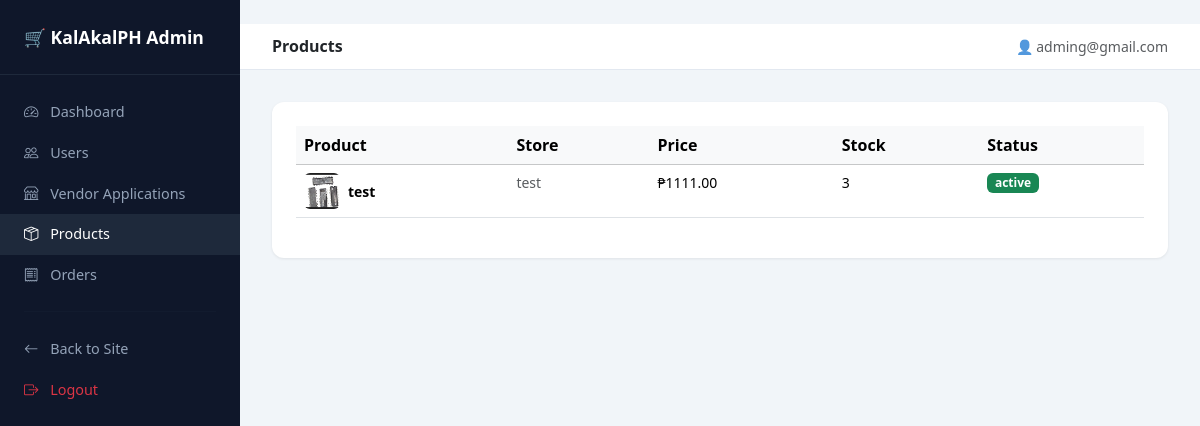
/vendors/superadmin/products/ (signed in), run on the app's committed database.
### apps/users/models.py (models this page shows, shortened)
class User(AbstractUser):
    BUYER = 'buyer'
    VENDOR = 'vendor'
    ROLE_CHOICES = [(BUYER, 'Buyer'), (VENDOR, 'Vendor')]
    email = models.EmailField(unique=True)
    role = models.CharField(max_length=10, choices=ROLE_CHOICES, default=BUYER)
    avatar = models.ImageField(upload_to='avatars/', blank=True, null=True)
    bio = models.TextField(blank=True)
    phone = models.CharField(max_length=20, blank=True)
    is_verified = models.BooleanField(default=False)
    date_joined = models.DateTimeField(auto_now_add=True)
    USERNAME_FIELD = 'email'
    REQUIRED_FIELDS = ['username']

### apps/products/models.py (models this page shows, shortened)
class Product(models.Model):
    DRAFT = 'draft'
    ACTIVE = 'active'
    PAUSED = 'paused'
    SOLD_OUT = 'sold_out'
    STATUS_CHOICES = [
        (DRAFT, 'Draft'), (ACTIVE, 'Active'),
        (PAUSED, 'Paused'), (SOLD_OUT, 'Sold Out'),
    ]
    PHYSICAL = 'physical'
    DIGITAL = 'digital'
    SERVICE = 'service'
    TYPE_CHOICES = [
        (PHYSICAL, 'Physical'), (DIGITAL, 'Digital'), (SERVICE, 'Service'),
    ]
    store = models.ForeignKey('vendors.Store', on_delete=models.CASCADE, related_name='products')
    category = models.ForeignKey(Category, on_delete=models.SET_NULL, null=True, related_name='products')
    name = models.CharField(max_length=255)
    slug = models.SlugField(unique=True, blank=True)
    description = models.TextField()
    product_type = models.CharField(max_length=10, choices=TYPE_CHOICES, default=PHYSICAL)
    status = models.CharField(max_length=10, choices=STATUS_CHOICES, default=DRAFT)
    price = models.DecimalField(max_digits=10, decimal_places=2)
    compare_at_price = models.DecimalField(max_digits=10, decimal_places=2, null=True, blank=True)
    cost_per_item = models.DecimalField(max_digits=10, decimal_places=2, null=True, blank=True)
    sku = models.CharField(max_length=100, blank=True)
    stock = models.PositiveIntegerField(default=0)
    track_inventory = models.BooleanField(default=True)
    weight = models.DecimalField(max_digits=6, decimal_places=2, null=True, blank=True)
    digital_file = models.FileField(upload_to='digital_products/', blank=True, null=True)
    tags = TaggableManager(blank=True)
    meta_title = models.CharField(max_length=255, blank=True)
    meta_description = models.TextField(blank=True)
    views = models.PositiveIntegerField(default=0)
    sales_count = models.PositiveIntegerField(default=0)
    rating = models.DecimalField(max_digits=3, decimal_places=2, default=0)
    review_count = models.PositiveIntegerField(default=0)
    is_featured = models.BooleanField(default=False)
    created_at = models.DateTimeField(auto_now_add=True)
    updated_at = models.DateTimeField(auto_now=True)
    class Meta:
        ordering = ['-created_at']

class ProductImage(models.Model):
    product = models.ForeignKey(Product, on_delete=models.CASCADE, related_name='images')
    image = models.ImageField(upload_to='products/')
    alt_text = models.CharField(max_length=255, blank=True)
    is_primary = models.BooleanField(default=False)
    order = models.PositiveIntegerField(default=0)
    class Meta:
        ordering = ['order']

### apps/vendors/models.py (models this page shows, shortened)
class Store(models.Model):
    PENDING = 'pending'
    APPROVED = 'approved'
    REJECTED = 'rejected'
    SUSPENDED = 'suspended'
    STATUS_CHOICES = [
        (PENDING, 'Pending'), (APPROVED, 'Approved'),
        (REJECTED, 'Rejected'), (SUSPENDED, 'Suspended'),
    ]
    owner = models.OneToOneField(settings.AUTH_USER_MODEL, on_delete=models.CASCADE, related_name='store')
    name = models.CharField(max_length=255)
    slug = models.SlugField(unique=True, blank=True)
    description = models.TextField(blank=True)
    logo = models.ImageField(upload_to='store_logos/', blank=True, null=True)
    banner = models.ImageField(upload_to='store_banners/', blank=True, null=True)
    status = models.CharField(max_length=10, choices=STATUS_CHOICES, default=PENDING)
    is_student = models.BooleanField(default=False)
    school = models.CharField(max_length=255, blank=True)
    rating = models.DecimalField(max_digits=3, decimal_places=2, default=0)
    total_sales = models.PositiveIntegerField(default=0)
    created_at = models.DateTimeField(auto_now_add=True)
    updated_at = models.DateTimeField(auto_now=True)

### apps/vendors/views.py (the view)
# urls.py: path('superadmin/products/', views.superadmin_products, name='superadmin_products'),
@staff_member_required
def superadmin_products(request):
    products = Product.objects.select_related('store', 'category').prefetch_related('images').order_by('-created_at')
    return render(request, 'superadmin/products.html', {'products': products})

### apps/orders/context_processors.py (called while the page is built)
def cart_context(request):
    cart_count = 0
    try:
        if request.user.is_authenticated:
            cart = Cart.objects.filter(user=request.user).first()
        else:
            session_key = request.session.session_key
            cart = Cart.objects.filter(session_key=session_key, user__isnull=True).first() if session_key else None
        if cart:
            cart_count = cart.item_count
    except Exception:
        pass
    return {'cart_count': cart_count}

### apps/orders/models.py (called while the page is built)
    @property
    def item_count(self):
        return self.items.aggregate(total=models.Sum('quantity'))['total'] or 0

### templates/superadmin/products.html (shortened to what this page needs)
﻿{% extends "superadmin/base_admin.html" %}
{% block nav_products %}active{% endblock %}
{% block page_title %}Products{% endblock %}
{% block content %}
<div class="stat-card">
  <table class="table table-hover">
    <thead class="table-light">
      <tr><th>Product</th><th>Store</th><th>Price</th><th>Stock</th><th>Status</th></tr>
    </thead>
    <tbody>
      {% for product in products %}
      <tr>
        <td>
          <div class="d-flex align-items-center gap-2">
            {% with product.images.first as img %}
              {% if img %}
                <img src="{{ img.image.url }}" width="36" height="36" style="object-fit:cover;border-radius:6px;">
              {% else %}
                <div class="bg-light rounded d-flex align-items-center justify-content-center" style="width:36px;height:36px;">
                  <i class="bi bi-image text-muted"></i>
                </div>
              {% endif %}
            {% endwith %}
            <span class="small fw-semibold">{{ product.name|truncatechars:30 }}</span>
          </div>
        </td>
        <td class="small text-muted">{{ product.store.name }}</td>
        <td class="small">₱{{ product.price }}</td>
        <td class="small">{{ product.stock }}</td>
        <td>
          <span class="badge bg-{% if product.status == 'active' %}success{% elif product.status == 'draft' %}secondary{% else %}warning text-dark{% endif %}">
            {{ product.status }}
          </span>
        </td>
      </tr>
      {% empty %}
      <tr><td colspan="5" class="text-center text-muted">No products yet.</td></tr>
      {% endfor %}
    </tbody>
  </table>
</div>
{% endblock %}

### templates/superadmin/base_admin.html (shortened to what this page needs)
﻿<!DOCTYPE html>
<html lang="en">
<head>
  <link href="https://cdn.jsdelivr.net/npm/bootstrap@5.3.3/dist/css/bootstrap.min.css" rel="stylesheet"/>
  <link href="https://cdn.jsdelivr.net/npm/bootstrap-icons@1.11.3/font/bootstrap-icons.min.css" rel="stylesheet"/>
</head>
<body>
<div class="sidebar">
  <div class="brand">🛒 KalAkalPH Admin</div>
  <nav class="nav flex-column mt-3">
    <a class="nav-link {% block nav_dashboard %}{% endblock %}" href="{% url 'vendors:superadmin_dashboard' %}">
      <i class="bi bi-speedometer2"></i> Dashboard
    </a>
    <a class="nav-link {% block nav_users %}{% endblock %}" href="{% url 'vendors:superadmin_users' %}">
      <i class="bi bi-people"></i> Users
    </a>
    <a class="nav-link {% block nav_applications %}{% endblock %}" href="{% url 'vendors:superadmin_applications' %}">
      <i class="bi bi-shop"></i> Vendor Applications
    </a>
    <a class="nav-link {% block nav_products %}{% endblock %}" href="{% url 'vendors:superadmin_products' %}">
      <i class="bi bi-box-seam"></i> Products
    </a>
    <a class="nav-link {% block nav_orders %}{% endblock %}" href="{% url 'vendors:superadmin_orders' %}">
      <i class="bi bi-receipt"></i> Orders
    </a>
    <hr style="border-color:#1e293b; margin: 1rem 1.5rem;">
    <a class="nav-link" href="/">
      <i class="bi bi-arrow-left"></i> Back to Site
    </a>
    <a class="nav-link text-danger" href="{% url 'account_logout' %}" onclick="event.preventDefault(); document.getElementById('logout-form').submit();">
      <i class="bi bi-box-arrow-right"></i> Logout
    </a>
  </nav>
</div>
<div class="main-content">
  <div class="topbar">
    <h6 class="fw-bold mb-0">{% block page_title %}Dashboard{% endblock %}</h6>
    <span class="text-muted small">👤 {{ request.user.email }}</span>
  </div>
  {% block content %}{% endblock %}
</div>
</body>
</html>

### templates/superadmin/base_admin.html (style rules this page uses)
body { background: #f1f5f9; }
.sidebar { width: 240px; min-height: 100vh; background: #0f172a; position: fixed; top: 0; left: 0; z-index: 100; }
.sidebar .brand { padding: 1.5rem; color: #fff; font-weight: 800; font-size: 1.1rem; border-bottom: 1px solid #1e293b; }
.sidebar .nav-link { color: #94a3b8; padding: .6rem 1.5rem; font-size: .9rem; }
.sidebar .nav-link:hover, .sidebar .nav-link.active { color: #fff; background: #1e293b; }
.sidebar .nav-link i { margin-right: .5rem; }
.main-content { margin-left: 240px; padding: 2rem; }
.stat-card { background: #fff; border-radius: 12px; padding: 1.5rem; box-shadow: 0 1px 3px rgba(0,0,0,.08); }
.topbar { background: #fff; padding: .75rem 2rem; margin: -2rem -2rem 2rem; border-bottom: 1px solid #e2e8f0; display: flex; justify-content: space-between; align-items: center; }

### data on the page
User: user.email "adming@gmail.com"
Product: images.first.image (picture), name "test", store.name "test", price "1111.00", stock "3", status "active"
